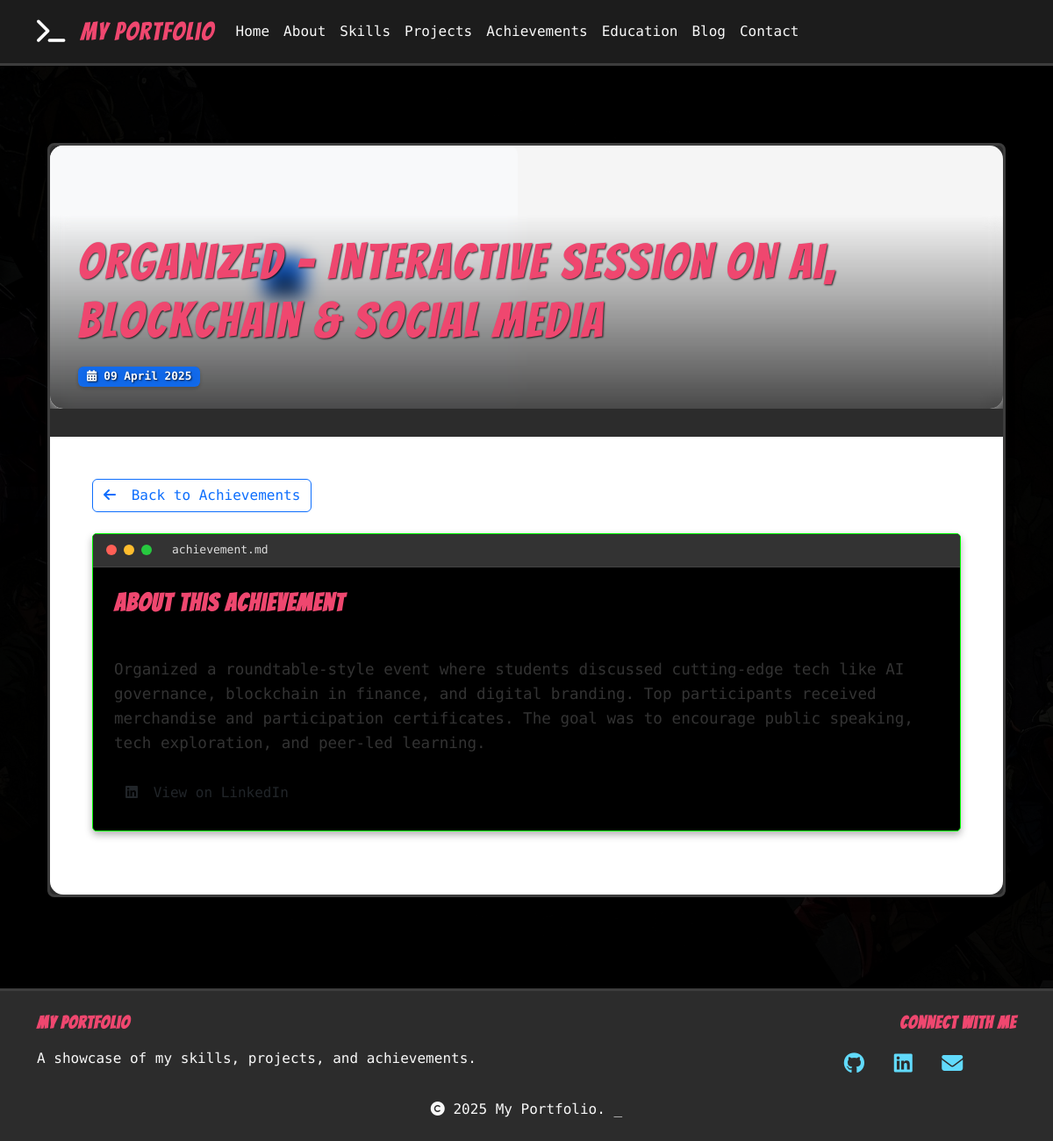
The app's page /achievement/324 with its own data.
### tables this page shows
CREATE TABLE Achievement (
        id INTEGER PRIMARY KEY AUTOINCREMENT,
        title TEXT NOT NULL,
        description TEXT NOT NULL,
        date DATE,
        image TEXT,
        certificate_pdf TEXT
    , linkedin_url TEXT, event_type TEXT, achievement_type TEXT);

### app_sqlite.py (the view)
@app.route('/achievement/<int:id>')
def view_achievement(id):
    db = get_db()
    achievement = db.execute('SELECT * FROM Achievement WHERE id = ?', (id,)).fetchone()
    if achievement is None:
        flash('Achievement not found', 'danger')
        return redirect(url_for('index'))
    achievement_dict = dict(achievement)
    if achievement_dict.get('date'):
        try:
            achievement_dict['date'] = datetime.strptime(achievement_dict['date'], '%Y-%m-%d')
        except (ValueError, TypeError):
            pass
    if achievement_dict.get('achievement_type') == 'Competition' and ('1st' in achievement_dict.get('title', '') or 'Winner' in achievement_dict.get('title', '')):
        achievement_dict['is_winner'] = True
    else:
        achievement_dict['is_winner'] = False
    if achievement_dict.get('achievement_type') == 'Certification':
        achievement_dict['is_certification'] = True
    else:
        achievement_dict['is_certification'] = False
    return render_template('achievement_detail.html', achievement=achievement_dict)

### app_sqlite.py (called while the page is built)
def get_db():
    if 'db' not in g:
        g.db = sqlite3.connect(
            app.config['DATABASE'],
            detect_types=sqlite3.PARSE_DECLTYPES
        )
        g.db.row_factory = sqlite3.Row
    return g.db

def nl2br(value):
    if not value:
        return ''
    return value.replace('\n', '<br>')

@app.context_processor
def inject_now():
    return {'now': datetime.utcnow()}

@app.context_processor
def inject_user():
    user = None
    if 'user_id' in session:
        db = get_db()
        user = db.execute('SELECT * FROM User WHERE id = ?', (session['user_id'],)).fetchone()
    return {'current_user': user}

@app.context_processor
def inject_unread_messages():
    if 'user_id' in session:
        db = get_db()
        unread_message_count = db.execute(
            'SELECT COUNT(*) FROM Contact WHERE is_read = 0'
        ).fetchone()[0]
        return {'unread_message_count': unread_message_count}
    return {'unread_message_count': 0}

### templates/achievement_detail.html (shortened to what this page needs)
{% extends "layout.html" %}
{% block content %}
<section class="achievement-detail-section py-5">
    <div class="container">
        <div class="comic-panel p-0 overflow-hidden animate-on-scroll">
            <div class="achievement-hero position-relative">
                {% if achievement.image %}
                    <div class="achievement-image-container">
                    </div>
                {% else %}
                    <div class="achievement-hero-placeholder d-flex align-items-center justify-content-center">
                        <i class="fas fa-trophy fa-5x text-primary"></i>
                    </div>
                {% endif %}
                <div class="achievement-title-overlay {% if achievement.is_winner %}winner-overlay{% elif achievement.is_certification %}certification-overlay{% endif %}">
                    <div class="container">
                        <h1 class="bangers-font display-4 {% if achievement.is_winner %}winner-title{% elif achievement.is_certification %}certification-title{% endif %}">
                            {{ achievement.title }}
                        </h1>
                        <div class="d-flex flex-wrap align-items-center">
                            {% if achievement.date %}
                                <div class="achievement-date me-2">
                                    <span class="badge bg-primary">
                                        <i class="fas fa-calendar-alt me-2"></i>{{ achievement.date.strftime('%d %B %Y') }}
                                    </span>
                                </div>
                            {% endif %}
                        </div>
                    </div>
                </div>
            </div>
            <div class="achievement-content p-4 p-md-5">
                <div class="d-flex justify-content-between mb-4">
                    <a href="{{ url_for('index') }}#achievements" class="btn btn-outline-primary">
                        <i class="fas fa-arrow-left me-2"></i> Back to Achievements
                    </a>
                </div>
                <div class="row">
                    <div class="col-lg-12">
                        <div class="terminal-box mb-4">
                            <div class="terminal-header">
                                <div class="terminal-buttons">
                                    <span class="terminal-btn red"></span>
                                    <span class="terminal-btn yellow"></span>
                                    <span class="terminal-btn green"></span>
                                </div>
                                <div class="terminal-title">achievement.md</div>
                            </div>
                            <div class="terminal-body p-4">
                                <h3 class="bangers-font mb-3">About This Achievement</h3>
                                <div class="achievement-description">
                                    {{ achievement.description | nl2br | safe }}
                                </div>
                                {% if achievement.linkedin_url %}
                                <div class="achievement-linkedin mt-4">
                                    <a href="{{ achievement.linkedin_url }}" target="_blank" class="btn btn-linkedin">
                                        <i class="fab fa-linkedin me-2"></i> View on LinkedIn
                                    </a>
                                </div>
                                {% endif %}
                            </div>
                        </div>
                    </div>
                </div>
            </div>
        </div>
    </div>
</section>
{% endblock %}

### static/css/style.css (style rules this page uses)
:root { --bg-color: #1e1e1e; --text-color: #f8f8f8; --primary-color: #61DAFB; --primary-color-rgb: 97, 218, 251; --secondary-color: #FFD166; --secondary-color-rgb: 255, 209, 102; --accent-color: #EF476F; --accent-color-rgb: 239, 71, 111; --panel-bg: #2c2c2c; --border-color: #3d3d3d; --terminal-green: #00ff00; --danger-color: #FF6B6B; --info-color: #61AFEF; }
body { background-image: url('../img/Gemini_Generated_Image_z3yqisz3yqisz3yq.jpg'); background-color: var(--bg-color); background-size: cover; background-position: center; background-repeat: no-repeat; background-attachment: fixed; color: var(--text-color); font-family: 'Source Code Pro', monospace; line-height: 1.6; position: relative; }
body::before { content: ''; position: fixed; top: 0; left: 0; width: 100%; height: 100%; background-color: rgba(0, 0, 0, 0.85); z-index: -1; }
h1, h2, h3, h4, h5, h6 { font-weight: 700; margin-bottom: 1rem; }
a { color: var(--primary-color); text-decoration: none; transition: color 0.3s; }
.bangers-font { font-family: 'Bangers', cursive; letter-spacing: 0.05em; color: var(--accent-color); }
.comic-panel { background-color: var(--panel-bg); border: 3px solid var(--border-color); border-radius: 8px; padding: 1.5rem; margin-bottom: 2rem; position: relative; overflow: hidden; box-shadow: 0 6px 12px rgba(0, 0, 0, 0.2); }
.comic-panel::before { content: ""; position: absolute; top: 0; left: 0; right: 0; height: 5px; background: linear-gradient(90deg, var(--accent-color), var(--accent-hover)); }
.terminal-box { background-color: #000; color: #ddd; border: 1px solid var(--terminal-green); border-radius: 5px; font-family: 'Source Code Pro', monospace; position: relative; overflow: hidden; box-shadow: 0 4px 8px rgba(0, 0, 0, 0.3); }
.terminal-header { background-color: #333; padding: 8px 15px; border-bottom: 1px solid #444; display: flex; align-items: center; }
.terminal-buttons { display: flex; margin-right: 15px; }
.terminal-btn { width: 12px; height: 12px; border-radius: 50%; margin-right: 8px; display: inline-block; }
.terminal-btn.red { background-color: #ff5f56; }
.terminal-btn.yellow { background-color: #ffbd2e; }
.terminal-btn.green { background-color: #27c93f; }
.terminal-title { color: #ddd; font-size: 13px; font-weight: 500; }
.terminal-body { padding: 15px; line-height: 1.6; }
.terminal-box::before { content: ""; display: none; }
.achievement-image-container { position: relative; margin-bottom: 0.5rem; border-radius: 8px; overflow: hidden; aspect-ratio: 16/9; }
.achievement-content { padding: 0.5rem 0; }
.achievement-description { color: var(--text-color); margin-bottom: 1rem; }

### templates/achievement_detail.html (style rules this page uses)
.achievement-hero { position: relative; height: 300px; background-color: #f5f5f5; margin-bottom: 2rem; overflow: hidden; border-radius: 15px; }
.achievement-title-overlay { position: absolute; bottom: 0; left: 0; width: 100%; padding: 20px; background: linear-gradient(transparent, rgba(0,0,0,0.7)); color: white; text-shadow: 1px 1px 2px rgba(0,0,0,0.8); backdrop-filter: blur(10px); -webkit-backdrop-filter: blur(10px); }
.achievement-image-container { height: 100%; display: flex; align-items: center; justify-content: center; background-color: #f8f9fa; border-radius: 10px; overflow: hidden; }
.achievement-description { font-size: 1.1rem; line-height: 1.6; color: #333; white-space: pre-line; }
.achievement-date { display: inline-block; margin-right: 10px; margin-bottom: 5px; }
.achievement-date .badge { font-size: 0.8rem; padding: 5px 10px; background-color: rgba(13, 110, 253, 0.9) !important; backdrop-filter: blur(5px); -webkit-backdrop-filter: blur(5px); box-shadow: 0 2px 5px rgba(0,0,0,0.2); }
.achievement-content { background-color: #fff; border-radius: 0 0 15px 15px; }
.terminal-box { backdrop-filter: blur(5px); -webkit-backdrop-filter: blur(5px); }

### records on screen
Achievement: title "Organized - Interactive Session on AI, Blockchain & Social Media", date "09 April 2025", description "Organized a roundtable-style event where students discussed cutting-edge tech like AI governance, blockchain in finance, and digital branding. Top participants received merchandise and participation certificates. The goal was to encourage public speaking, tech exploration, and peer-led learning."
